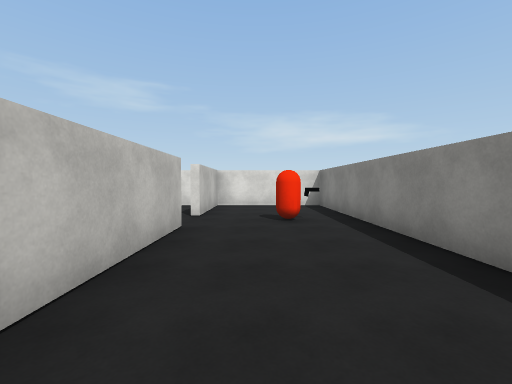
View 1 (above)

24 first-person views from a walk through a Unity game level. The camera is 1.5 m above the floor, tilts 2° down and sees 90° across. Doors are open. The floor is counted in squares, 2 m on a side. Each view is taken from the middle of a square. On the plan, view 1 faces up. The plan holds only what a view shows up to about 9 squares ahead; the rest is blank. The player character is not drawn. Surface patterns are stand-ins for the level's own textures.

View 2
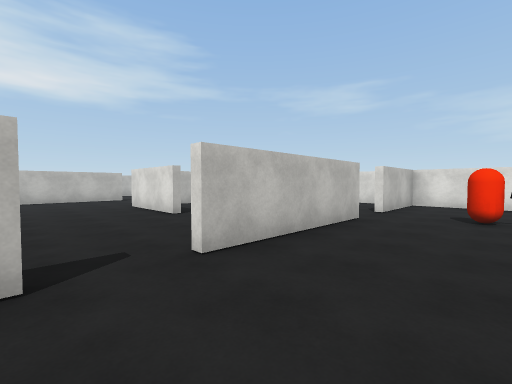

View 3
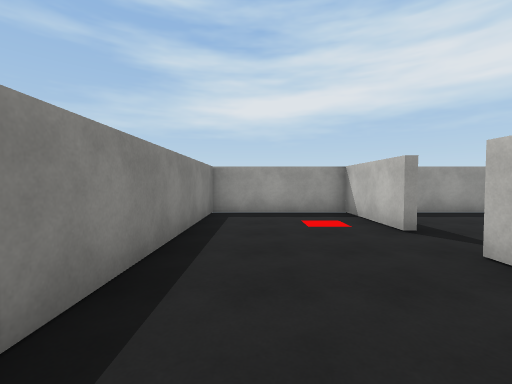

View 4
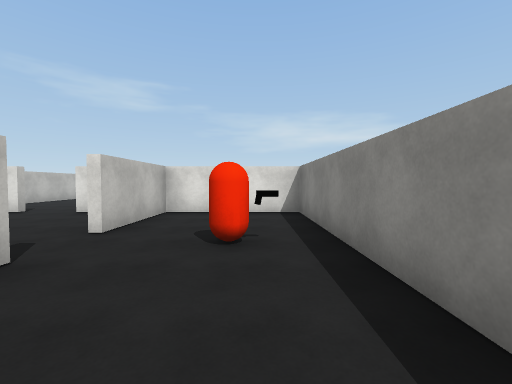

View 5
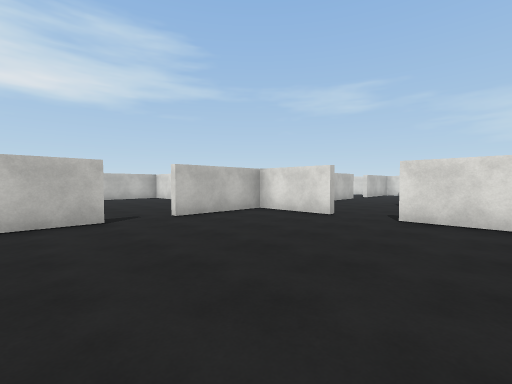

View 6
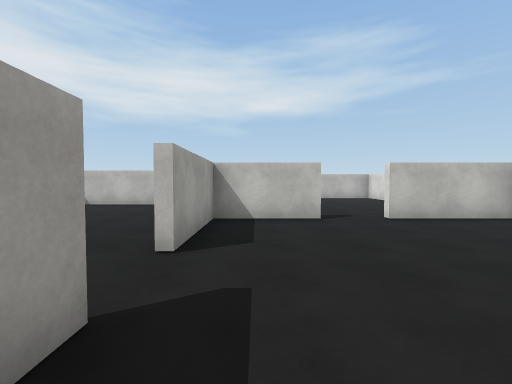

View 7
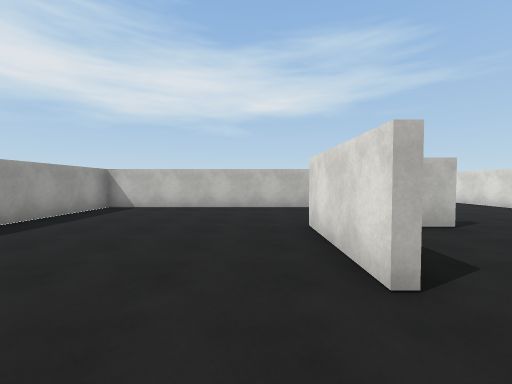

View 8
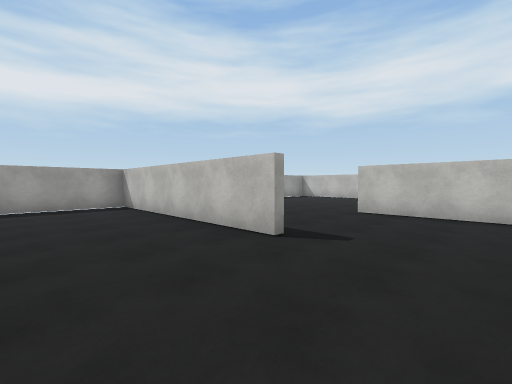

View 9
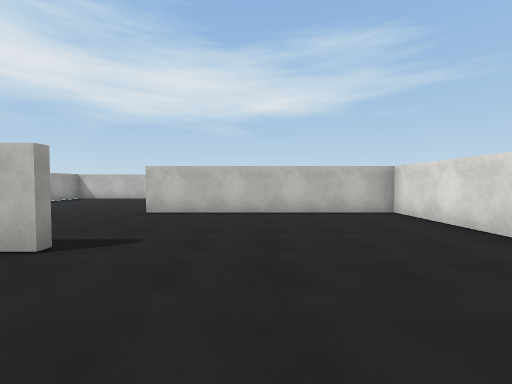

View 10
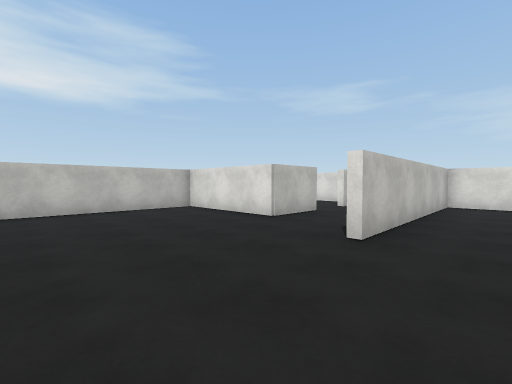

View 11
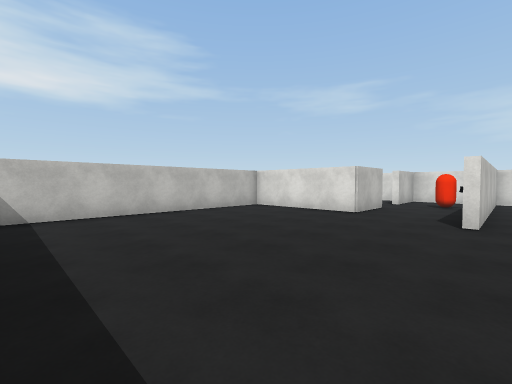

View 12
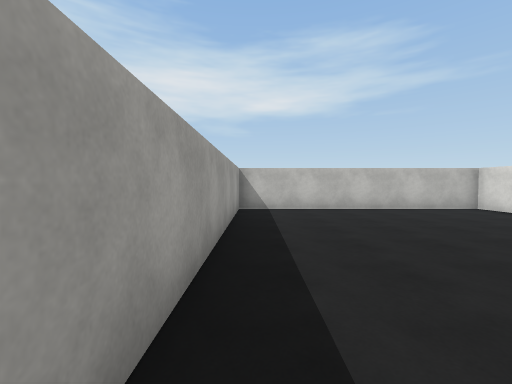

View 13
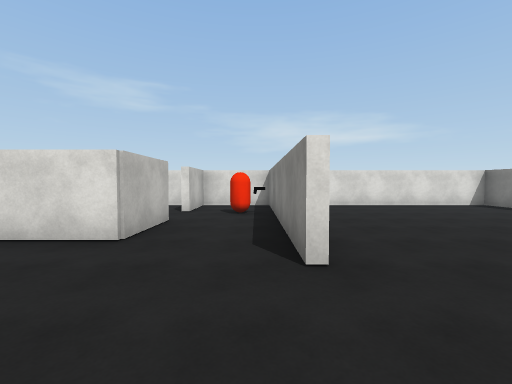

View 14
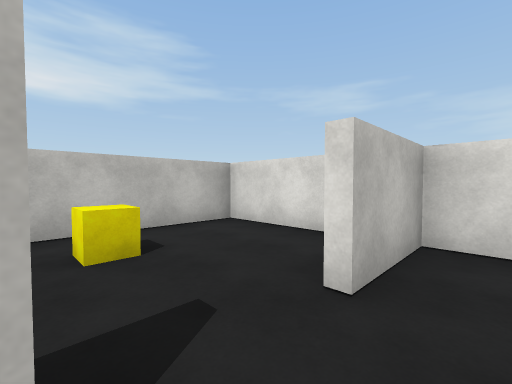

View 15
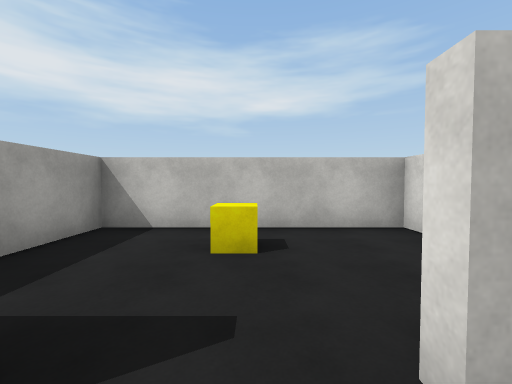

View 16
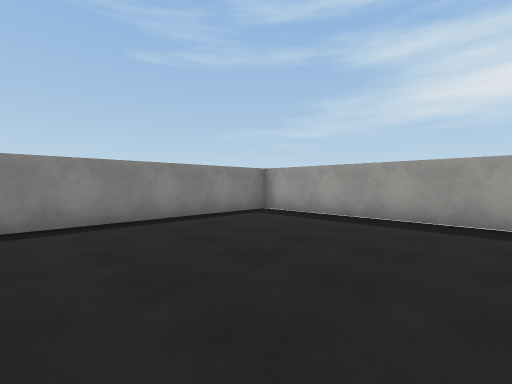

View 17
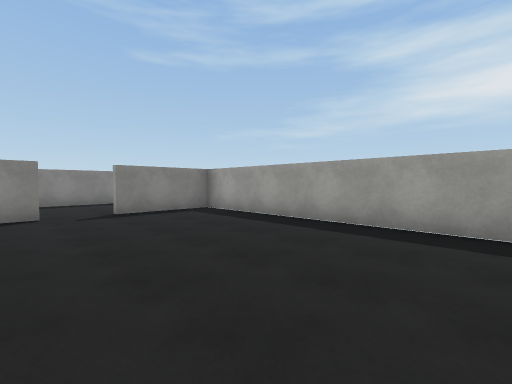

View 18
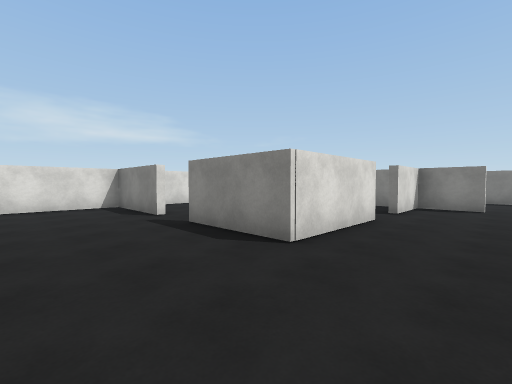

View 19
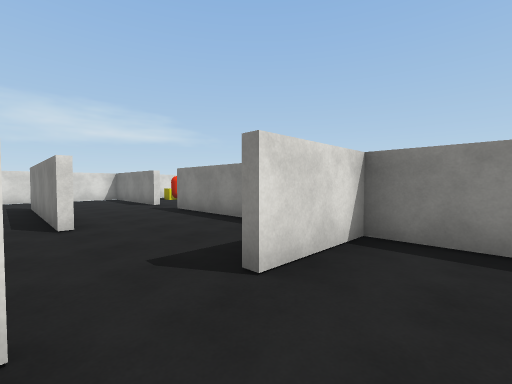

View 20
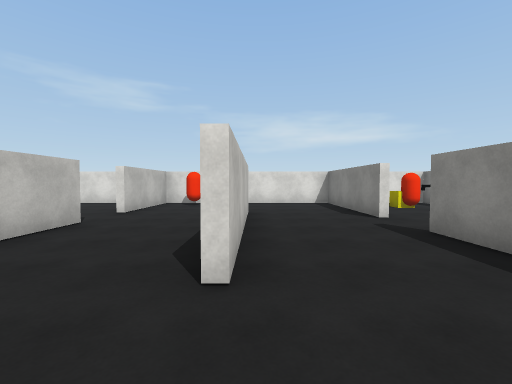

View 21
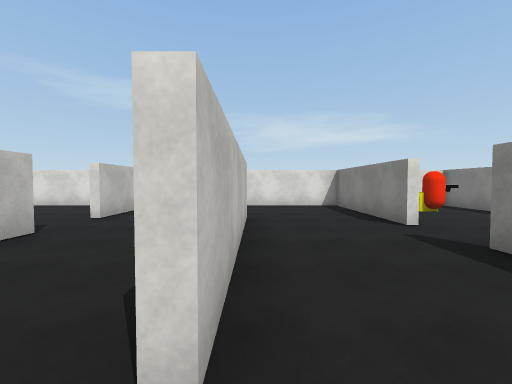

View 22
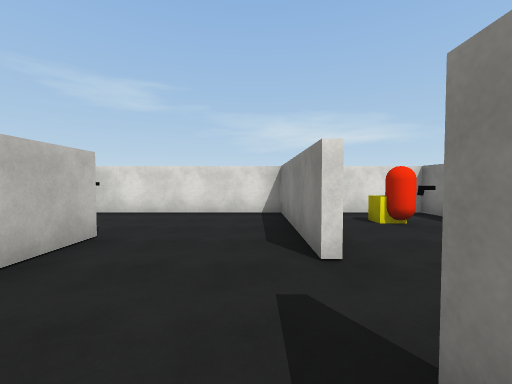

View 23
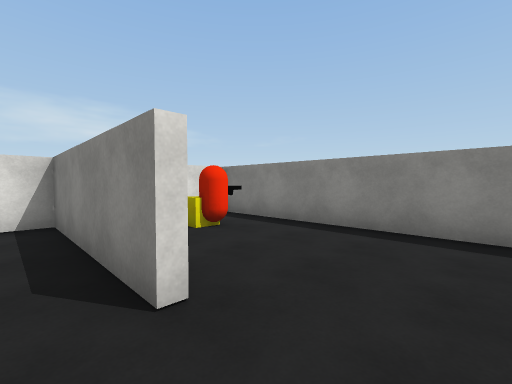

View 24
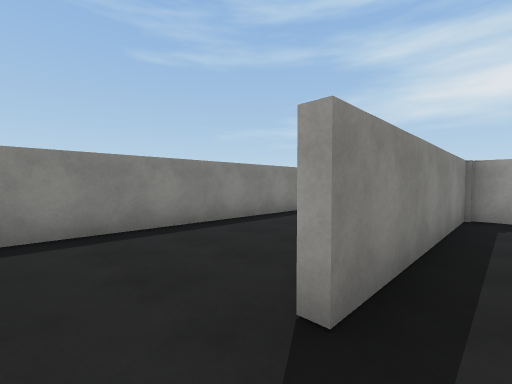

### Floor plan
Points are (right, up) in squares from view 1. A wall is a line through its corners. A room is listed if a view was taken in it or the views show most of it. See-through windows are left out.
Room 1 (views 1, 2, 3, 4)
walls: (-1.3, 4.4) (-1.3, 0.4); (-1.3, -0.9) (-1.3, -3.5) (2.1, -3.5) (2.1, 8.4) (-1, 8.4); (-1.3, 8.6) (-1.3, 5.6)
ways out: open door at (-1, 5) to room 2; open door at (-1, -0.5) to room 3
objects: other object (1, 5)
Room 2 (views 5, 6, 19)
walls: (-3.4, 2.1) (-2.7, 2.1); (-1.4, 6.9) (-1.4, 8.5); (-7.3, 4.4) (-7.3, 2.1) (-4.6, 2.1); (-4.9, 8.4) (-6.9, 8.4); (-1.4, 2.6) (-1.4, 3.1); (-1, 8.4) (-3.6, 8.4); (-7.3, 8.5) (-7.3, 5.6)
ways out: open door at (-1, 5) to room 1; open door at (-7, 5) to room 3; open door at (-4, 2) to room 3; open door at (-4.5, 8.5) to room 4
Room 3 (views 7, 8, 9, 10, 11, 12, 13, 14, 15, 16, 17, 18)
walls: (-10.7, 2.8) (-10.7, -3.5) (-1.4, -3.5) (-1.4, -0.9); (-14.6, 2.3) (-14.6, 8.1); (-16.7, 5.1) (-16.7, 3.3) (-20.2, 3.3); (-7.5, 5.8) (-7.5, 8.5); (-4.6, 1.9) (-7.5, 1.9) (-7.5, 4.4); (-14.5, 8.4) (-16.7, 8.4) (-16.7, 6.5); (-20.2, 2.9) (-20.2, -3.5) (-10.9, -3.5) (-10.9, 2.1); (-6.9, 8.4) (-14.4, 8.4) (-14.3, 2.3); (-1.4, 0.4) (-1.4, 1.9) (-3.4, 1.9)
ways out: open door at (-1, -0.5) to room 1; open door at (-7, 5) to room 2; open door at (-4, 2) to room 2; open door at (-17, 5.5) to room 6
objects: other object (-15, 6)
Room 4 (views 20, 21, 22, 23, 24)
walls: (-4.2, 16.6) (-4.2, 11.8); (-7.3, 14.8) (-7.3, 13.1); (-4.4, 11.8) (-4.4, 16.5); (-1.4, 15.4) (-1.4, 19.3) (-5.2, 19.3); (-7.3, 19) (-7.3, 16.3); (-2.1, 8.6) (-1.3, 8.6); (-1.4, 8.6) (-1.4, 13.9)
ways out: open door at (-4.5, 8.5) to room 2; open door at (-1, 14.5) to room 5; open door at (-7, 15.5)
objects: other object (-6, 19)
Room 5 (no view inside)
walls: (2.1, 9.2) (2.1, 19.3) (0.1, 19.3)
ways out: open door at (-1, 14.5) to room 4
objects: cube (0, 18) to (1, 18)
Room 6 (no view inside)
walls: (-20.2, 3.5) (-18.5, 3.5); (-17.4, 8.4) (-20.2, 8.4) (-20.2, 2.9)
ways out: open door at (-17, 5.5) to room 3
objects: cube (-19, 6)

Positions as (right, up) in squares from view 1, and headings:
1: (0, 0), facing up
2: (1, -1), facing up-left
3: (1, 3), facing down
4: (1, 2), facing up
5: (-2, 3), facing up-left
6: (-2, 3), facing left
7: (-3, 1), facing left
8: (-8, 5), facing down-left
9: (-8, 5), facing left
10: (-13, -1), facing up-left
11: (-14, -3), facing up-left
12: (-13, -3), facing left
13: (-15, 0), facing up
14: (-16, 5), facing up-left
15: (-16, 6), facing left
16: (-16, 2), facing down-right
17: (-8, 1), facing down-right
18: (-10, 0), facing up-right
19: (-5, 7), facing up-right
20: (-4, 10), facing up
21: (-4, 11), facing up
22: (-2, 13), facing up
23: (-2, 14), facing up-right
24: (-2, 15), facing down-right
